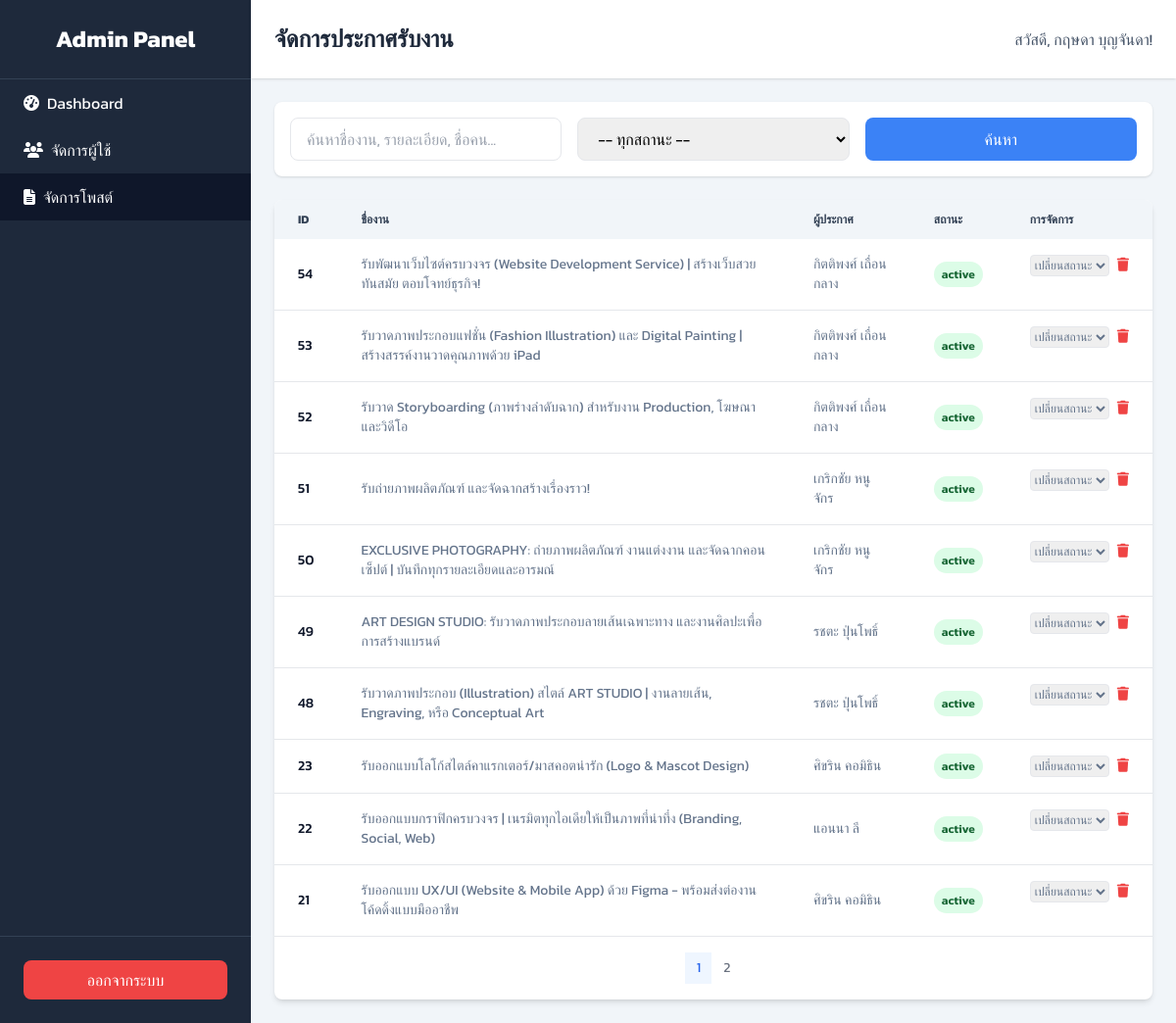
The page /admin/manage_editpost.php (signed in) on the database its author committed.
### tables this page shows
CREATE TABLE `job_postings` (
  `post_id` int(11) NOT NULL,
  `designer_id` int(11) NOT NULL,
  `title` varchar(255) NOT NULL,
  `description` text DEFAULT NULL,
  `category_id` int(11) DEFAULT NULL,
  `price_range` varchar(100) DEFAULT NULL,
  `posted_date` timestamp NOT NULL DEFAULT current_timestamp(),
  `status` enum('active','inactive','completed') DEFAULT 'active',
  `client_id` int(11) NOT NULL,
  `main_image_id` int(11) DEFAULT NULL
);

CREATE TABLE `users` (
  `user_id` int(11) NOT NULL,
  `username` varchar(50) NOT NULL,
  `password` varchar(255) NOT NULL,
  `email` varchar(100) NOT NULL,
  `first_name` varchar(100) NOT NULL,
  `last_name` varchar(100) NOT NULL,
  `phone_number` varchar(20) NOT NULL,
  `user_type` enum('admin','designer','client') NOT NULL,
  `registration_date` timestamp NOT NULL DEFAULT current_timestamp(),
  `is_approved` tinyint(1) DEFAULT 0,
  `last_activity` datetime DEFAULT NULL,
  `is_active` tinyint(1) DEFAULT 1,
  `is_verified` tinyint(1) NOT NULL DEFAULT 0 COMMENT '0=Not Verified, 1=Verified',
  `last_login` timestamp NULL DEFAULT NULL
);

### admin/manage_editpost.php (the view, shortened to what this page needs)
<?php
$servername = "127.0.0.1";
$username = "root";
$password = "";
$dbname = "pixellink";
$condb = new mysqli($servername, $username, $password, $dbname);
$condb->set_charset("utf8");
$admin_name = $_SESSION['full_name'] ?? $_SESSION['username'] ?? 'Admin';
$records_per_page = 10;
$current_page = isset($_GET['page']) ? (int)$_GET['page'] : 1;
$offset = ($current_page - 1) * $records_per_page;
$search_query = $_GET['search'] ?? '';
$filter_status = $_GET['status'] ?? '';
$sql_where = " WHERE 1=1";
$params = [];
$types = '';
$sql_count = "SELECT COUNT(jp.post_id) as total FROM job_postings jp JOIN users u ON jp.designer_id = u.user_id" . $sql_where;
$stmt_count = $condb->prepare($sql_count);
$stmt_count->execute();
$total_records = $stmt_count->get_result()->fetch_assoc()['total'];
$total_pages = ceil($total_records / $records_per_page);
$all_posts = [];
$sql_fetch_all = "SELECT
                    jp.post_id, jp.title, jp.status, jp.posted_date,
                    u.first_name, u.last_name,
                    jc.category_name
                  FROM job_postings AS jp
                  JOIN users AS u ON jp.designer_id = u.user_id
                  LEFT JOIN job_categories AS jc ON jp.category_id = jc.category_id
                  $sql_where
                  ORDER BY jp.posted_date DESC
                  LIMIT ? OFFSET ?";
$types .= 'ii';
$params[] = $records_per_page;
$params[] = $offset;
$stmt_fetch = $condb->prepare($sql_fetch_all);
if ($stmt_fetch) {
    if (!empty($params)) {
        $stmt_fetch->bind_param($types, ...$params);
    }
    $stmt_fetch->execute();
    $result = $stmt_fetch->get_result();
    $all_posts = $result->fetch_all(MYSQLI_ASSOC);
}
function getStatusColorClass($status) {
    switch ($status) {
        case 'active': return 'bg-green-100 text-green-800';
    }
}
?>
<!DOCTYPE html>
<html lang="th">
<head>
    <script src="https://cdn.tailwindcss.com"></script>
    <link rel="stylesheet" href="https://cdnjs.cloudflare.com/ajax/libs/font-awesome/6.1.1/css/all.min.css">
</head>
<body class="min-h-screen flex">
    <aside class="w-64 bg-slate-800 text-white flex flex-col">
        <div class="p-6 text-center text-2xl font-bold border-b border-slate-700">Admin Panel</div>
        <nav class="flex-grow">
            <a href="main.php" class="block py-3 px-6 hover:bg-slate-700"><i class="fas fa-tachometer-alt mr-2"></i>Dashboard</a>
            <a href="manage_users.php" class="block py-3 px-6 hover:bg-slate-700"><i class="fas fa-users mr-2"></i>จัดการผู้ใช้</a>
            <a href="manage_posts.php" class="block py-3 px-6 bg-slate-900"><i class="fas fa-file-alt mr-2"></i>จัดการโพสต์</a>
        </nav>
        <div class="p-6 border-t border-slate-700">
            <a href="../logout.php" class="block text-center bg-red-500 hover:bg-red-600 rounded-lg py-2">ออกจากระบบ</a>
        </div>
    </aside>
    <div class="flex-1 flex flex-col">
        <header class="bg-white shadow p-6 flex justify-between items-center">
            <h1 class="text-2xl font-bold text-slate-800">จัดการประกาศรับงาน</h1>
            <span class="text-slate-600">สวัสดี, <?= htmlspecialchars($admin_name) ?>!</span>
        </header>
        <main class="flex-grow p-6">
            <form method="GET" class="mb-6 p-4 bg-white rounded-lg shadow">
                <div class="grid grid-cols-1 md:grid-cols-3 gap-4">
                    <input type="text" name="search" value="<?= htmlspecialchars($search_query) ?>" placeholder="ค้นหาชื่องาน, รายละเอียด, ชื่อคน..." class="w-full px-4 py-2 border rounded-lg">
                    <select name="status" class="w-full px-4 py-2 border rounded-lg">
                        <option value="">-- ทุกสถานะ --</option>
                    </select>
                    <button type="submit" class="bg-blue-500 text-white px-4 py-2 rounded-lg hover:bg-blue-600">ค้นหา</button>
                </div>
            </form>
            <div class="bg-white shadow-md rounded-lg overflow-hidden">
                <div class="overflow-x-auto">
                    <table class="w-full text-sm text-left text-slate-500">
                        <thead class="text-xs text-slate-700 uppercase bg-slate-100">
                            <tr>
                                <th class="px-6 py-3">ID</th>
                                <th class="px-6 py-3">ชื่องาน</th>
                                <th class="px-6 py-3">ผู้ประกาศ</th>
                                <th class="px-6 py-3">สถานะ</th>
                                <th class="px-6 py-3">การจัดการ</th>
                            </tr>
                        </thead>
                        <tbody>
                            <?php foreach ($all_posts as $post): ?>
                            <tr class="bg-white border-b hover:bg-slate-50">
                                <td class="px-6 py-4 font-medium text-slate-900"><?= $post['post_id'] ?></td>
                                <td class="px-6 py-4"><?= htmlspecialchars($post['title']) ?></td>
                                <td class="px-6 py-4"><?= htmlspecialchars($post['first_name'] . ' ' . $post['last_name']) ?></td>
                                <td class="px-6 py-4">
                                    <span class="px-2 py-1 text-xs font-semibold rounded-full <?= getStatusColorClass($post['status']) ?>">
                                        <?= htmlspecialchars($post['status']) ?>
                                    </span>
                                </td>
                                <td class="px-6 py-4 flex items-center space-x-2">
                                    <form method="POST" class="inline">
                                        <select name="new_status" onchange="this.form.submit()" class="text-xs border rounded">
                                            <option value="" disabled selected>เปลี่ยนสถานะ</option>
                                        </select>
                                    </form>
                                    <form method="POST" class="inline" onsubmit="confirmDelete(event, <?= $post['post_id'] ?>)">
                                        <button type="submit" class="btn text-red-500 hover:text-red-700" title="ลบ"><i class="fas fa-trash"></i></button>
                                    </form>
                                </td>
                            </tr>
                            <?php endforeach; ?>
                        </tbody>
                    </table>
                </div>
                 <div class="p-4">
                    <nav class="flex justify-center">
                        <ul class="flex items-center -space-x-px h-8 text-sm">
                            <?php for ($i = 1; $i <= $total_pages; $i++): ?>
                            <li>
                                <a href="?page=<?= $i ?>&search=<?= urlencode($search_query) ?>&status=<?= urlencode($filter_status) ?>"
                                   class="flex items-center justify-center px-3 h-8 leading-tight <?= $current_page == $i ? 'text-blue-600 bg-blue-50 border-blue-300' : 'text-gray-500 bg-white border-gray-300' ?> hover:bg-gray-100 hover:text-gray-700">
                                    <?= $i ?>
                                </a>
                            </li>
                            <?php endfor; ?>
                        </ul>
                    </nav>
                </div>
            </div>
        </main>
    </div>
</body>
</html>

### admin/manage_editpost.php (style rules this page uses)
body { font-family: 'Kanit', sans-serif; background-color: #f1f5f9; }
.btn { transition: all 0.3s ease; }

### rows shown on the page
job_postings: post_id "54", title "รับพัฒนาเว็บไซต์ครบวงจร (Website Development Service) | สร้างเว็บสวย ทันสมัย ตอบโจทย์ธุรกิจ!", designer.last_name "กิตติพงศ์ เถื่อนกลาง", status "active"
job_postings: post_id "53", title "รับวาดภาพประกอบแฟชั่น (Fashion Illustration) และ Digital Painting | สร้างสรรค์งานวาดคุณภาพด้วย iPad", designer.last_name "กิตติพงศ์ เถื่อนกลาง", status "active"
job_postings: post_id "52", title "รับวาด Storyboarding (ภาพร่างลำดับฉาก) สำหรับงาน Production, โฆษณา และวิดีโอ", designer.last_name "กิตติพงศ์ เถื่อนกลาง", status "active"
job_postings: post_id "51", title "รับถ่ายภาพผลิตภัณฑ์ และจัดฉากสร้างเรื่องราว!", designer.last_name "เกริกชัย หนูจักร", status "active"
job_postings: post_id "50", title "EXCLUSIVE PHOTOGRAPHY: ถ่ายภาพผลิตภัณฑ์ งานแต่งงาน และจัดฉากคอนเซ็ปต์ | บันทึกทุกรายละเอียดและอารมณ์", designer.last_name "เกริกชัย หนูจักร", status "active"
job_postings: post_id "49", title "ART DESIGN STUDIO: รับวาดภาพประกอบลายเส้นเฉพาะทาง และงานศิลปะเพื่อการสร้างแบรนด์", designer.last_name "รชตะ ปุ่นโพธิ์", status "active"
job_postings: post_id "48", title "รับวาดภาพประกอบ (Illustration) สไตล์ ART STUDIO | งานลายเส้น, Engraving, หรือ Conceptual Art", designer.last_name "รชตะ ปุ่นโพธิ์", status "active"
job_postings: post_id "23", title "รับออกแบบโลโก้สไตล์คาแรกเตอร์/มาสคอตน่ารัก (Logo & Mascot Design)", designer.last_name "ศิขริน คอมิธิน", status "active"
job_postings: post_id "22", title "รับออกแบบกราฟิกครบวงจร | เนรมิตทุกไอเดียให้เป็นภาพที่น่าทึ่ง (Branding, Social, Web)", designer.last_name "แอนนา ลี", status "active"
job_postings: post_id "21", title "รับออกแบบ UX/UI (Website & Mobile App) ด้วย Figma - พร้อมส่งต่องานโค้ดดิ้งแบบมืออาชีพ", designer.last_name "ศิขริน คอมิธิน", status "active"

### other values the page prints
$admin_name "กฤษดา บุญจันดา"
